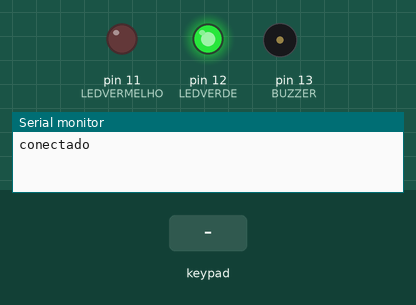
Bench run of a sketch on a simulated Arduino Uno, built with avr-gcc and run on an emulated ATmega328P. On the bench: output pins drawn as LEDs (lit = HIGH), buzzer (waves = sounding), the last lines printed to the serial monitor. Inputs (shaded band) come from the test bench.

Above: at 0.1 s.
At 1.2 s:
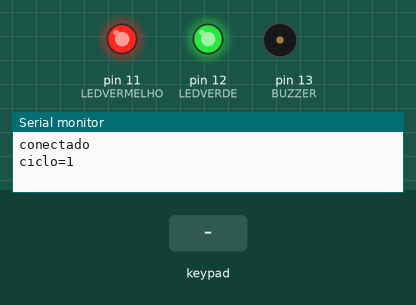
1.3 s: key '1' pressed
At 2.3 s:
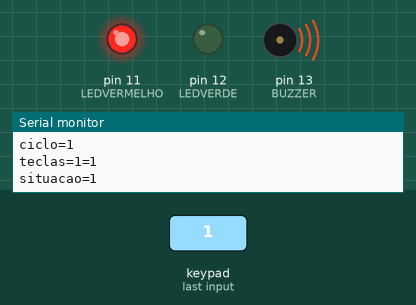
Timing chart, 0 to 4.3 s (numbered marks = the images above; inputs shaded):
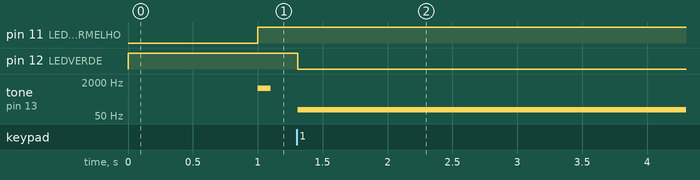

Measured:
- after the input at 1.3 s, pin 11 (LEDVERMELHO): stops changing and stays HIGH

The sketch:

arduino.ino
```cpp
#include <Keypad.h>

// Teclado
const byte LINHAS = 4;
const byte COLUNAS = 3;

// Buzzer e leds
const int BUZZER = 13;
const int LEDVERMELHO = 11;
const int LEDVERDE = 12;

// Intervalo do ciclo (1 segundo)
const int INTERVALO = 1000;

// Senha do desarme
const String AVALIACAO[4] = {"5", "0", "#", "1"};

// Matriz do teclado
char teclas[LINHAS][COLUNAS] = {
  {'1', '2', '3'},
  {'4', '5', '6'},
  {'7', '8', '9'},
  {'*', '0', '#'}
};

// Define pinos do teclado
byte pinosLinha[LINHAS] = {7, 2, 3, 5};
byte pinosColuna[COLUNAS] = {6, 8, 4};

// Inicializa teclado
Keypad teclado = Keypad(makeKeymap(teclas), pinosLinha, pinosColuna, LINHAS, COLUNAS);

// Estados
unsigned long ultimoTempo = 0; // Salva ultimo tempo para calcular o proximo ciclo
int ciclo = 1; // Quantidade de ciclos rodados (Max: 60 = 1 minuto)
bool notificouConectado = false; // Se notificou quando a placa foi conectada
bool notificouStatusFinal = false;
String digitado[4] = {"", "", "", ""}; // Estado da resposta atual
int situacao = 0; // 0 -> Contando para explosao, 1 -> Explodiu, 2 -> Conseguiu desarmar
String mensagem = ""; // Escrever mensagem na serial

// Manipula os ciclos, tocando o buzzer.. contando.. notificando..
void manipulaCiclo(unsigned long tempoAtual) {
  bool deuIntervalo = tempoAtual - ultimoTempo >= INTERVALO;
  bool meioIntervalo = tempoAtual - ultimoTempo >= (INTERVALO / 2);

  int estadoLedVermelho = digitalRead(LEDVERMELHO);
  int estadoLedVerde = digitalRead(LEDVERDE);

  if (!notificouConectado) {
    Serial.println("conectado");
    notificouConectado = true;
  }

  if (meioIntervalo && estadoLedVermelho) {
    digitalWrite(LEDVERMELHO, LOW);
    digitalWrite(LEDVERDE, LOW);
  }

  if (deuIntervalo) {
    mensagem = "ciclo=";
    Serial.println(mensagem + ciclo);
    ciclo += 1;

    digitalWrite(LEDVERMELHO, HIGH);

    ultimoTempo = tempoAtual;

    tone(BUZZER, 1000, 100);
  }
}

// Pega campo vazio da resposta para poder inserir a sequencia
int campoVazio() {
  for (int i = 0; i < 4; i++) {
    if (digitado[i] == "") {
      return i;
    }
  }

  return 4;
}

// Quando a bomba esta armada, roda ciclo
void rodaCiclo() {
  // Pega tecla do tick
  char tecla = teclado.getKey();

  // Conta um novo ciclo
  manipulaCiclo(millis());

  // Se clicou em uma tecla
  if (tecla) {
    mensagem = "teclas=";

    int indiceCampoVazio = campoVazio();

    if (indiceCampoVazio != 4) {
      digitado[indiceCampoVazio] = tecla;
    }

    // Confere o estado
    for (int i = 0; i < 4; i++) {
      if (digitado[i] != "") {

        if (digitado[i] != AVALIACAO[i]) {
          situacao = 1;
        } else if (i == 3) {
          situacao = 2;
        }

      }

      mensagem += digitado[i];
    }

    mensagem += "=";

    digitalWrite(LEDVERDE, HIGH); // Sinaliza que o evento foi computado
    Serial.println(mensagem + situacao);
  }
}

// Bomba desarmada
void desarmou() {
  digitalWrite(LEDVERDE, HIGH);
  digitalWrite(LEDVERMELHO, LOW);

  tone(BUZZER, 500, 100);
  delay(200);
  tone(BUZZER, 500, 100);
}

// Bomba explodiu
void explodiu() {
  digitalWrite(LEDVERMELHO, HIGH);
  digitalWrite(LEDVERDE, LOW);
  tone(BUZZER, 100, 100000);
}

// Inicializa placa
void setup() {
  pinMode(BUZZER, OUTPUT);

  pinMode(LEDVERMELHO, OUTPUT);
  pinMode(LEDVERDE, OUTPUT);

  digitalWrite(LEDVERDE, HIGH);

  Serial.begin(9600);
}

// Inicia bomba...
void loop() {
  // Tempo maximo
  if (ciclo > 60) {
    situacao = 1;
  }

  // Checar status
  if (situacao != 0) {
    if (!notificouStatusFinal) {
      notificouStatusFinal = true;
      mensagem = "situacao=";
      Serial.println(mensagem + situacao);

      if (situacao == 2) {
        desarmou();
      } else {
        explodiu();
      }
    }
  } else {
    rodaCiclo();
  }
}
```
